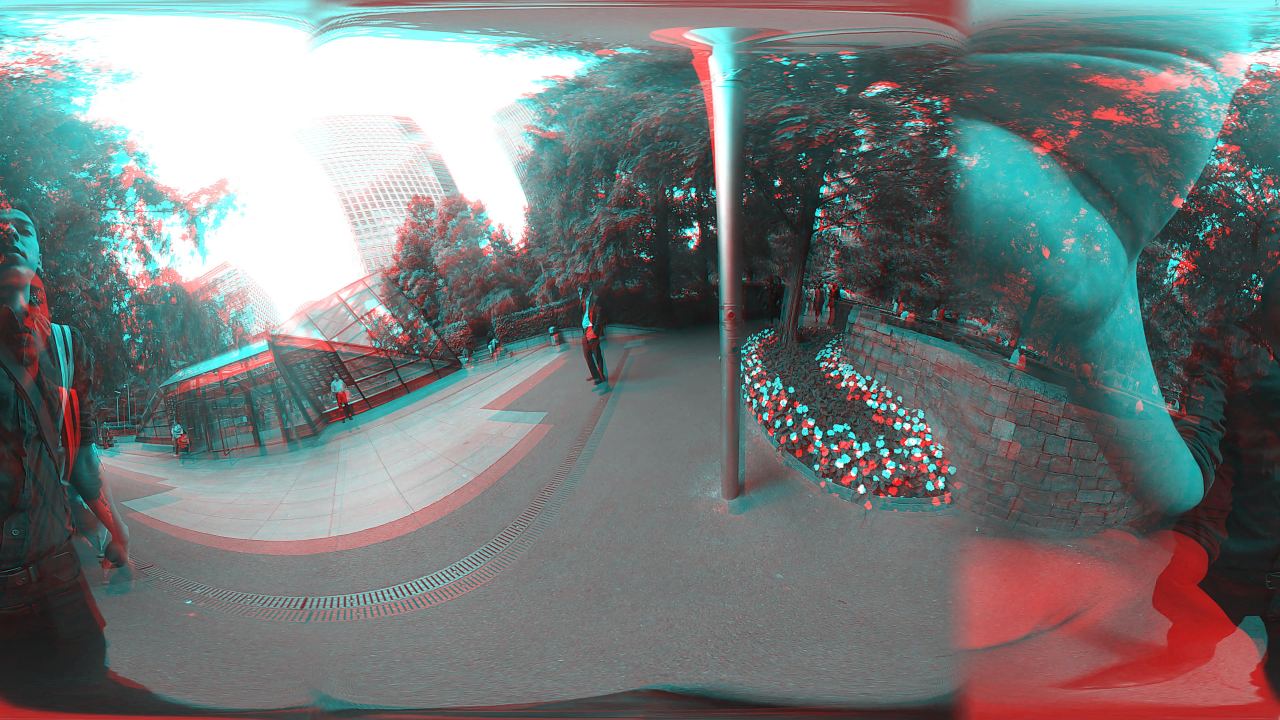
%> input picture visualization/rectification/original.jpg, 3840 x 2160 px (shown at 1/3 size)
$ octave create_crops.m   (GNU Octave 9; MATLAB toolbox functions it lacks are replaced by stand-ins)
%> lines starting %> are read from the running program, lines starting %| are printed output that depends on the picture
% Load images.
original = im2double(imread('original.jpg'));
rectified = im2double(imread('rectified.jpg'));
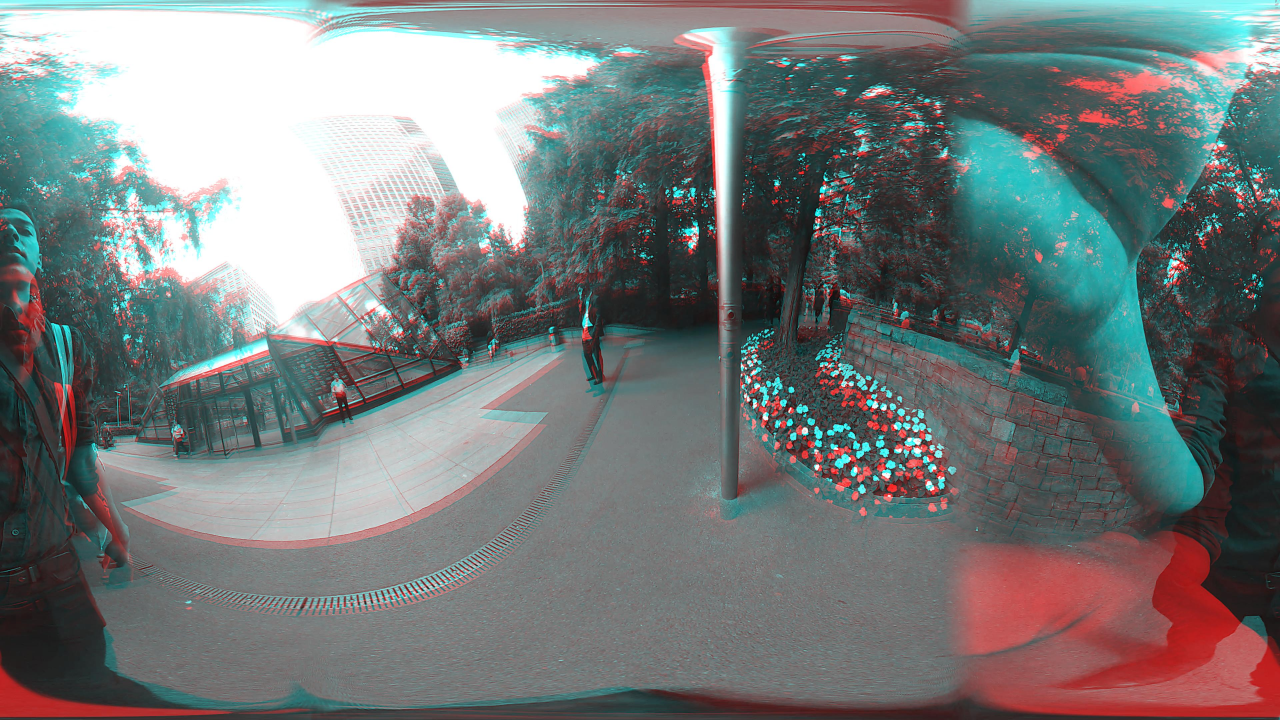
%> input picture visualization/rectification/rectified.jpg, 3840 x 2160 px (shown at 1/3 size)

% Select crops and write to files.
y_crop1 = 1401:1600;
x_crop1 = 2001:2400;

y_crop2 = 1001:1200;
x_crop2 = 1601:2000;

original_crop1 = original(y_crop1, x_crop1, :);
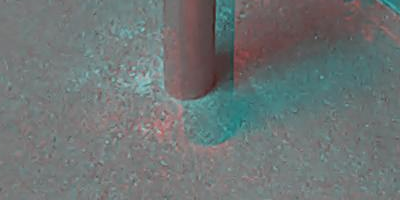
%> original_crop1: size 200x400x3 double; mean R, G, B 0.431, 0.458, 0.458
rectified_crop1 = rectified(y_crop1, x_crop1, :);
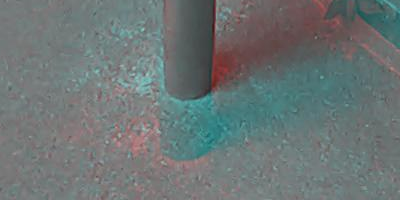
%> rectified_crop1: size 200x400x3 double; mean R, G, B 0.423, 0.458, 0.458

original_crop2 = original(y_crop2, x_crop2, :);
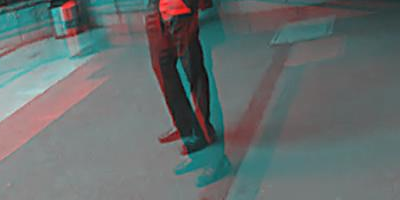
%> original_crop2: size 200x400x3 double; mean R, G, B 0.4, 0.43, 0.43
rectified_crop2 = rectified(y_crop2, x_crop2, :);
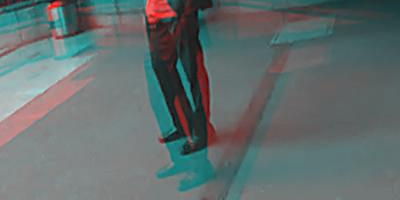
%> rectified_crop2: size 200x400x3 double; mean R, G, B 0.387, 0.43, 0.43

imwrite(original_crop1, 'oc1.jpg');
imwrite(rectified_crop1, 'rc1.jpg');

imwrite(original_crop2, 'oc2.jpg');
imwrite(rectified_crop2, 'rc2.jpg');
